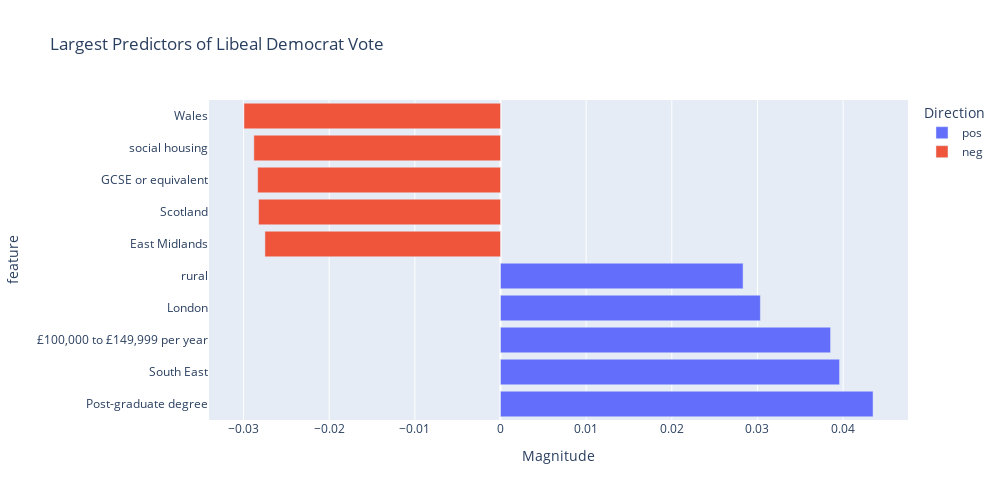

Notebook code for this chart:
### Code cell
fig = px.bar(lib_top_df, x="coef", y="feature",color="dir", title="Largest Predictors of Libeal Democrat Vote", color_discrete_map=color_discrete_map,
            labels=dict(coef="Magnitude", dir="Direction"))
fig.update_layout(yaxis = {"categoryorder":"total descending"},
                 width=1000, 
                 height=500)

### Figure 1 — Plotly figure (JSON) as saved in the notebook; plotly's stock layout.template omitted (floating-point values rounded to 4 significant figures)
{"data": [{"alignmentgroup": "True", "hovertemplate": "Direction=pos<br>Magnitude=%{x}<br>feature=%{y}<extra></extra>", "legendgroup": "pos", "marker": {"color": "#636EFA", "pattern": {"shape": ""}}, "name": "pos", "offsetgroup": "pos", "orientation": "h", "showlegend": true, "textposition": "auto", "type": "bar", "x": [0.0435, 0.03958, 0.03854, 0.03034, 0.02832], "xaxis": "x", "y": ["Post-graduate degree", "South East", "£100,000 to £149,999 per year", "London", "rural"], "yaxis": "y"}, {"alignmentgroup": "True", "hovertemplate": "Direction=neg<br>Magnitude=%{x}<br>feature=%{y}<extra></extra>", "legendgroup": "neg", "marker": {"color": "#EF553B", "pattern": {"shape": ""}}, "name": "neg", "offsetgroup": "neg", "orientation": "h", "showlegend": true, "textposition": "auto", "type": "bar", "x": [-0.02995, -0.0288, -0.02835, -0.02825, -0.0275], "xaxis": "x", "y": ["Wales", "social housing", "GCSE or equivalent", "Scotland", "East Midlands"], "yaxis": "y"}], "layout": {"barmode": "relative", "height": 500, "legend": {"title": {"text": "Direction"}, "tracegroupgap": 0}, "title": {"text": "Largest Predictors of Libeal Democrat Vote"}, "width": 1000, "xaxis": {"anchor": "y", "autorange": true, "domain": [0, 1], "range": [-0.03403, 0.04758], "title": {"text": "Magnitude"}, "type": "linear"}, "yaxis": {"anchor": "x", "autorange": true, "categoryorder": "total descending", "domain": [0, 1], "range": [-0.5, 9.5], "title": {"text": "feature"}, "type": "category"}}}
